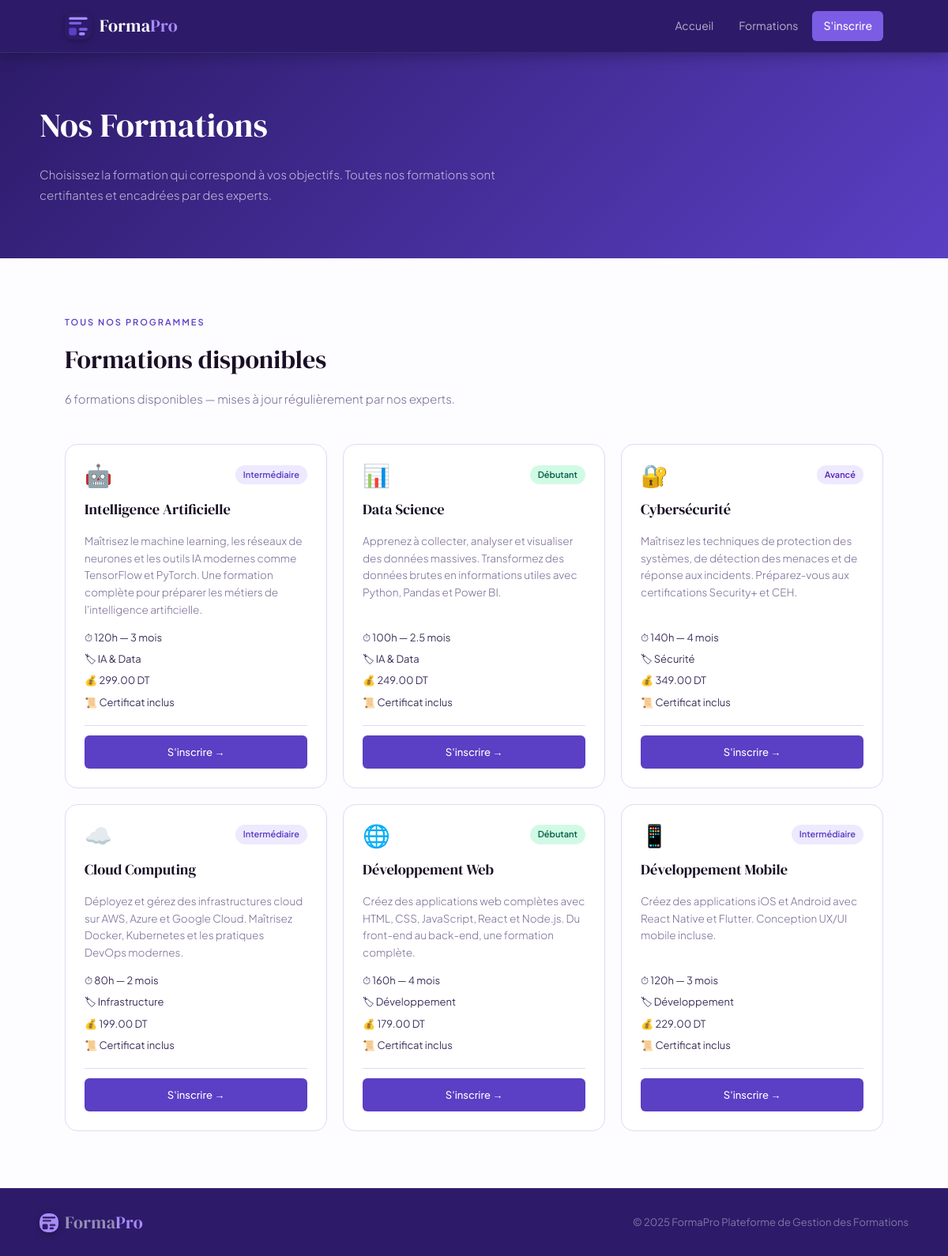
Screenshot of /index.php?page=formations with the database file from the repository.
### tables this page shows
CREATE TABLE IF NOT EXISTS formations (
    id          INT AUTO_INCREMENT PRIMARY KEY,
    titre       VARCHAR(150)    NOT NULL,
    description TEXT            NOT NULL,
    categorie   VARCHAR(80)     NOT NULL,
    emoji       VARCHAR(10)     DEFAULT '📚',
    prix        DECIMAL(8,2)    NOT NULL DEFAULT 0.00,
    duree       VARCHAR(50)     NOT NULL,
    niveau      ENUM('Débutant','Intermédiaire','Avancé') NOT NULL DEFAULT 'Débutant',
    created_at  DATETIME        DEFAULT NOW()
);

### controllers/FormationController.php (called while the page is built)
<?php
require_once 'models/Formation.php';
$formations = Formation::getAll();
require 'views/formations.php';
?>

### models/Formation.php (called while the page is built, shortened)
<?php
class Formation {
    public static function getAll(): array {
        $pdo  = Database::connect();
        $stmt = $pdo->query('SELECT * FROM formations ORDER BY id ASC');
        return $stmt->fetchAll();
    }
}
?>

### views/formations.php (the view, shortened to what this page needs)
<?php
require 'views/partials/header.php';
?>
<div class="page-hero">
    <div class="page-hero-inner">
        <h1>Nos Formations</h1>
        <p class="page-hero-desc">Choisissez la formation qui correspond à vos objectifs. Toutes nos formations sont certifiantes et encadrées par des experts.</p>
    </div>
</div>
<section class="formations-section">
    <span class="section-tag">Tous nos programmes</span>
    <h2 class="section-title">Formations disponibles</h2>
    <p class="section-sub"><?= count($formations) ?> formations disponibles — mises à jour régulièrement par nos experts.</p>
    <div class="cards-grid">
        <?php if (empty($formations)): ?>
            <p class="empty-msg">Aucune formation disponible pour le moment.</p>
        <?php else: ?>
            <?php foreach ($formations as $f): ?>
                <?php
                    $emoji = $f['emoji'] ?? '📚';
                    $niveauClass = '';
                    $niveau = $f['niveau'] ?? '';
                    if ($niveau === 'Avancé')       $niveauClass = 'avance';
                    elseif ($niveau === 'Débutant') $niveauClass = 'debutant';
                ?>
                <div class="card">
                    <div class="card-top">
                        <span class="card-icon"><?= htmlspecialchars($emoji) ?></span>
                        <span class="badge <?= $niveauClass ?>">
                            <?= htmlspecialchars($niveau) ?>
                        </span>
                    </div>
                    <h3><?= htmlspecialchars($f['titre']) ?></h3>
                    <p><?= htmlspecialchars($f['description'] ?? '') ?></p>
                    <ul>
                        <?php if (!empty($f['duree'])): ?>
                            <li>⏱ <?= htmlspecialchars($f['duree']) ?></li>
                        <?php endif; ?>
                        <?php if (!empty($f['categorie'])): ?>
                            <li>🏷 <?= htmlspecialchars($f['categorie']) ?></li>
                        <?php endif; ?>
                        <li>💰 <?= number_format($f['prix'], 2) ?> DT</li>
                        <li>📜 Certificat inclus</li>
                    </ul>
                    <div class="card-btns">
                        <a href="index.php?page=inscription&formation_id=<?= $f['id'] ?>" class="btn">
                            S'inscrire →
                        </a>
                    </div>
                </div>
            <?php endforeach; ?>
        <?php endif; ?>
    </div>
</section>
<?php require 'views/partials/footer.php'; ?>

### index.php (shortened to what this page needs)
<?php
$page = $_GET['page'] ?? 'home';
switch ($page) {
    case 'formations':
        require 'controllers/FormationController.php';
        break;
}
?>

### views/partials/header.php (shortened to what this page needs)
<!DOCTYPE html>
<html lang="fr">
<head>
    <link rel="stylesheet" href="/Gestionformations/assets/style.css">
</head>
<body>
<nav>
    <div class="nav-container">
        <a href="index.php" class="logo-link">
            <span class="logo-text">Forma<span>Pro</span></span>
        </a>
        <ul>
            <li><a href="index.php">Accueil</a></li>
            <li><a href="index.php?page=formations">Formations</a></li>
            <li><a href="index.php?page=inscription" class="btn-nav">S'inscrire</a></li>
        </ul>
    </div>
</nav>

### views/partials/footer.php (shortened to what this page needs)
    <footer>
        <div class="footer-inner">
            <a href="index.php" class="logo-link footer-logo">
                <span class="logo-text" style="color:rgba(255,255,255,0.5)">Forma<span style="color:#A78BFA">Pro</span></span>
            </a>
            <p>© 2025 FormaPro Plateforme de Gestion des Formations </p>
        </div>
    </footer>
</body>
</html>

### rows the page displays
formations: emoji "🤖", niveau "Intermédiaire", titre "Intelligence Artificielle", description "Maîtrisez le machine learning, les réseaux de neurones et les outils IA modernes comme TensorFlow et PyTorch. Une formation complète pour préparer les métiers de l'intelligence artificielle.", duree "120h — 3 mois", categorie "IA & Data", prix "299.00"
formations: emoji "📊", niveau "Débutant", titre "Data Science", description "Apprenez à collecter, analyser et visualiser des données massives. Transformez des données brutes en informations utiles avec Python, Pandas et Power BI.", duree "100h — 2.5 mois", categorie "IA & Data", prix "249.00"
formations: emoji "🔐", niveau "Avancé", titre "Cybersécurité", description "Maîtrisez les techniques de protection des systèmes, de détection des menaces et de réponse aux incidents. Préparez-vous aux certifications Security+ et CEH.", duree "140h — 4 mois", categorie "Sécurité", prix "349.00"
formations: emoji "☁️", niveau "Intermédiaire", titre "Cloud Computing", description "Déployez et gérez des infrastructures cloud sur AWS, Azure et Google Cloud. Maîtrisez Docker, Kubernetes et les pratiques DevOps modernes.", duree "80h — 2 mois", categorie "Infrastructure", prix "199.00"
formations: emoji "🌐", niveau "Débutant", titre "Développement Web", description "Créez des applications web complètes avec HTML, CSS, JavaScript, React et Node.js. Du front-end au back-end, une formation complète.", duree "160h — 4 mois", categorie "Développement", prix "179.00"
formations: emoji "📱", niveau "Intermédiaire", titre "Développement Mobile", description "Créez des applications iOS et Android avec React Native et Flutter. Conception UX/UI mobile incluse.", duree "120h — 3 mois", categorie "Développement", prix "229.00"

### other values shown
count($formations) "6"
